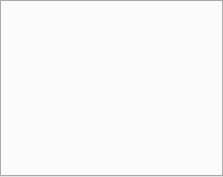
<?xml version="1.0" encoding="UTF-8"?>
<ui version="4.0">
 <class>WidgetTabPages</class>
 <widget class="QWidget" name="WidgetTabPages">
  <property name="geometry">
   <rect>
    <x>0</x>
    <y>0</y>
    <width>223</width>
    <height>177</height>
   </rect>
  </property>
  <property name="font">
   <font>
    <family>Perpetua</family>
   </font>
  </property>
  <property name="windowTitle">
   <string>Form</string>
  </property>
  <layout class="QGridLayout" name="gridLayout">
   <property name="leftMargin">
    <number>0</number>
   </property>
   <property name="topMargin">
    <number>0</number>
   </property>
   <property name="rightMargin">
    <number>0</number>
   </property>
   <property name="bottomMargin">
    <number>0</number>
   </property>
   <property name="spacing">
    <number>0</number>
   </property>
   <item row="0" column="0">
    <widget class="QTabWidget" name="tabWidget">
     <property name="styleSheet">
      <string notr="true"/>
     </property>
     <property name="currentIndex">
      <number>-1</number>
     </property>
    </widget>
   </item>
  </layout>
 </widget>
 <resources/>
 <connections/>
</ui>
